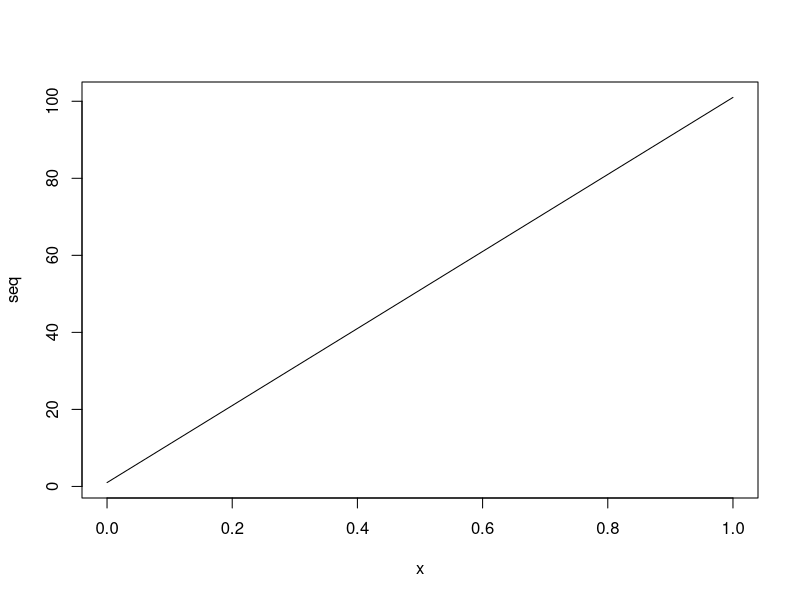
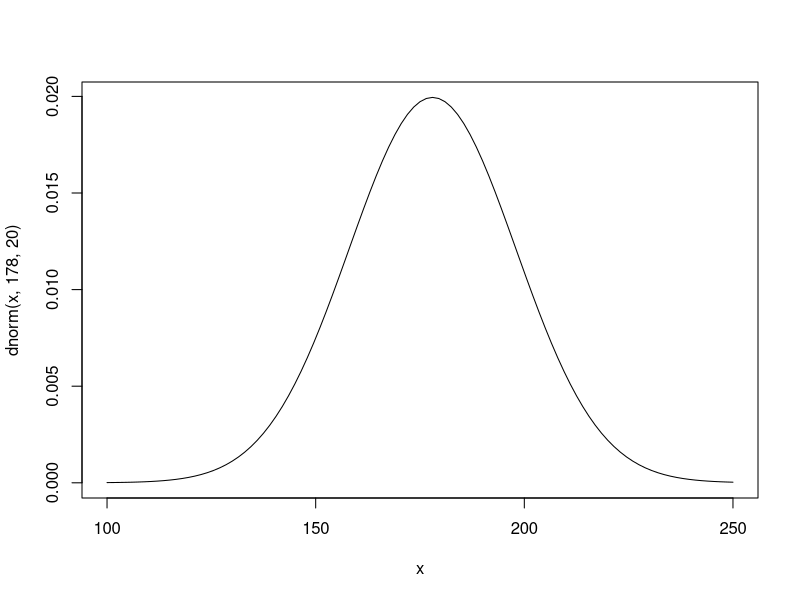

These figures' R source, in order:
p <- seq(0,1,length.out=1000)
prior <- rep(1,1000)
likelihood <- dbinom(6, 9, p)
posterior <- likelihood * prior
p2 <- posterior / sum(posterior)

plot(seq)


mu <- dnorm(178,.1)
?dnorm
  
  curve( dnorm( x , 178 , 20 ) , from=100 , to=250 ) # prior comes from author being 178 cm 
